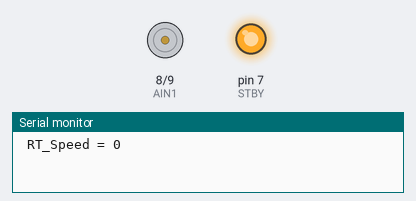
The sketch below on a simulated Arduino Uno, built with avr-gcc and run on an emulated ATmega328P. Shown: motor-driver pin pairs drawn as motors (green arrow = first pin HIGH = forward, orange = second pin HIGH = backward, longer = more drive, scaled by the enable pin, stopped while the standby pin is LOW), output pins drawn as LEDs (lit = HIGH), the last lines printed to the serial monitor.

Above: at 0.05 s.
At 12.88 s:
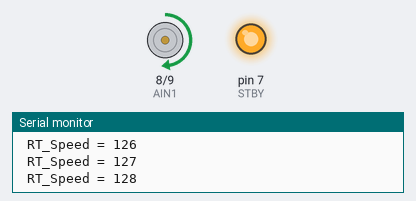
At 25.7 s:
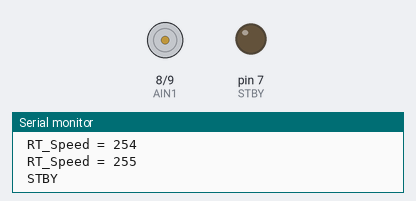
At 39.95 s:
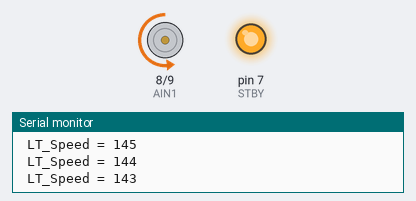
Timing chart, 0 to 40.0 s (numbered marks = the images above):
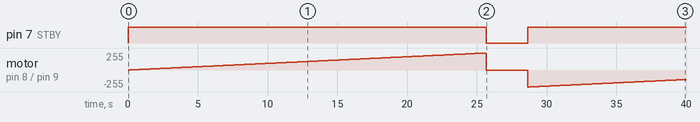

The sketch:

TB6612_1_Motor.ino
```cpp
 #define PWMA  10
 #define AIN2  9
 #define AIN1  8
 #define STBY  7

 void setup() {
  Serial.begin(9600) ;

  pinMode(PWMA, OUTPUT);
  pinMode(AIN1, OUTPUT);
  pinMode(AIN2, OUTPUT);
  pinMode(STBY, OUTPUT);
  digitalWrite(STBY, HIGH);
 }

 void loop() {

  for (int Speed = 0 ; Speed <=255 ; Speed++) {
  Serial.print(" RT_Speed = ") ;
  Serial.println(Speed) ;

  analogWrite(PWMA, Speed) ;
  digitalWrite(AIN1, HIGH);
  digitalWrite(AIN2, LOW);
  delay(100) ;
  }

  digitalWrite(STBY, LOW);  // Standby motor
  Serial.println(" STBY ") ;
  delay(3000) ;

  digitalWrite(STBY, HIGH); // Start motor

  for (int Speed = 255 ; Speed >=0 ; Speed--) {
  Serial.print(" LT_Speed = ") ;
  Serial.println(Speed) ;

  analogWrite(PWMA, Speed) ;
  digitalWrite(AIN1, LOW);
  digitalWrite(AIN2, HIGH);
  delay(100) ;
  }
 }//==========================
```

Measured:
- by itself, pin 7 (STBY): HIGH → LOW at 25.7 s, → HIGH 3.0 s later
- by itself, motor on pin 8 (AIN1) / pin 9 (AIN2): stopped → forward 1/255 at 0.10 s, → forward 2/255 0.10 s later, → forward 3/255 0.10 s later, → forward 4/255 0.10 s later, … (369 changes in this stretch)
